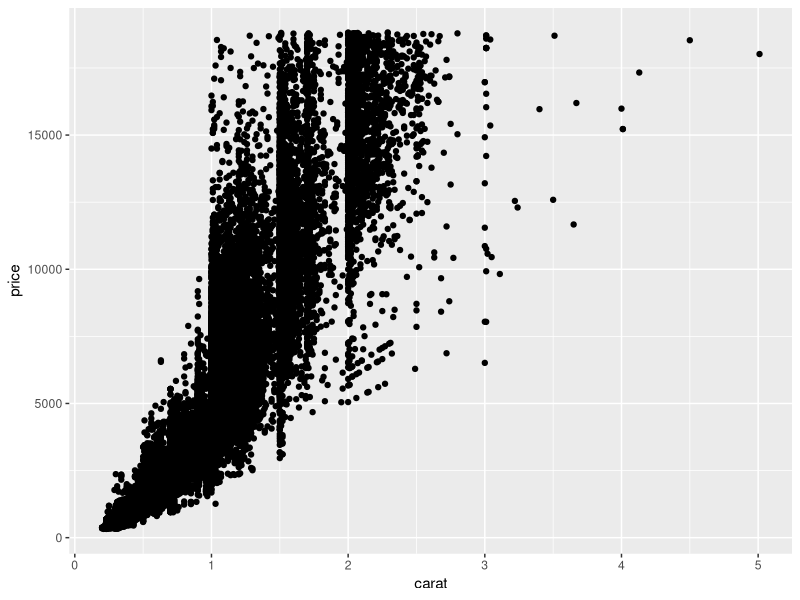
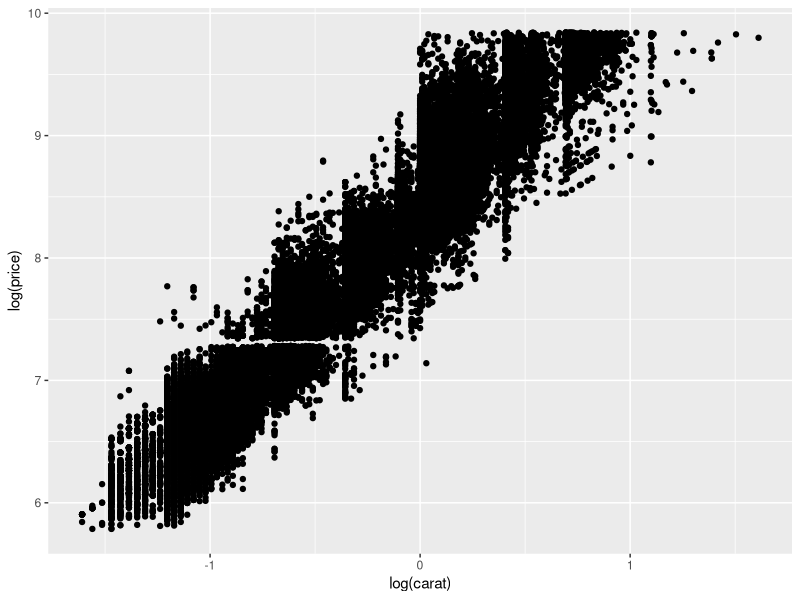
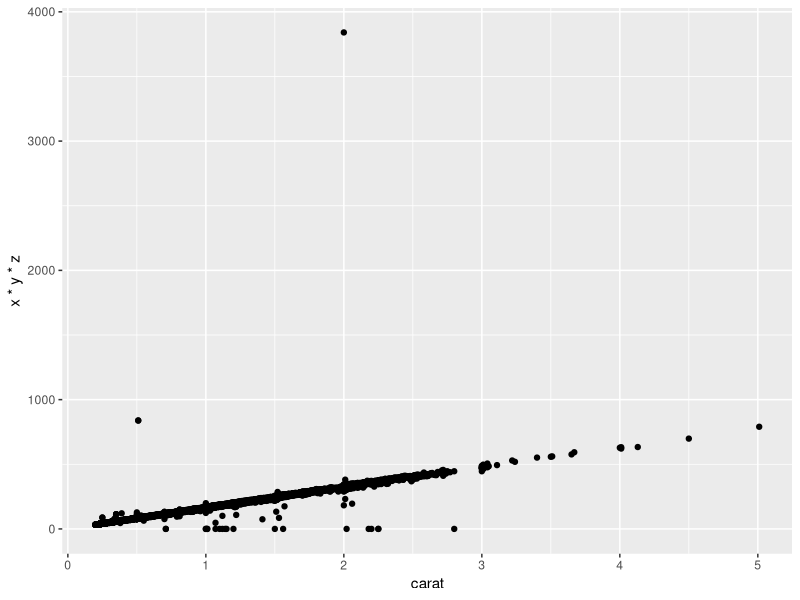
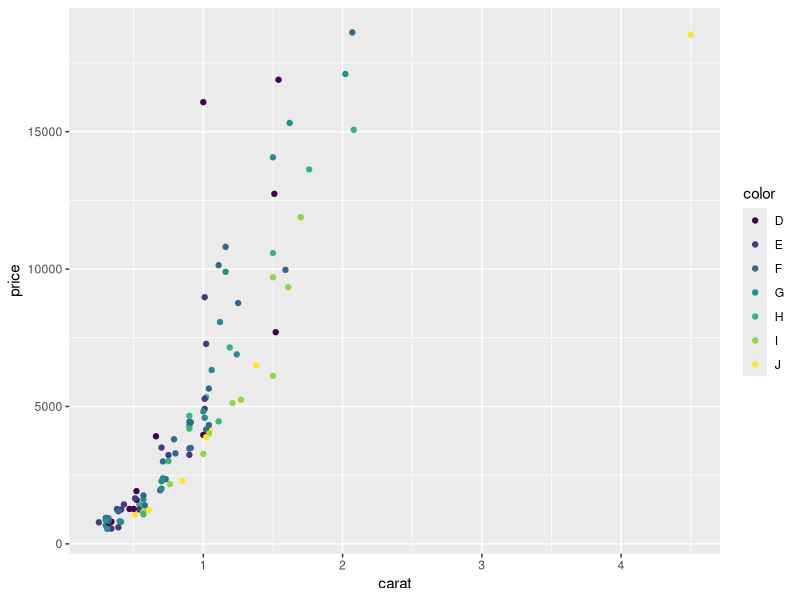
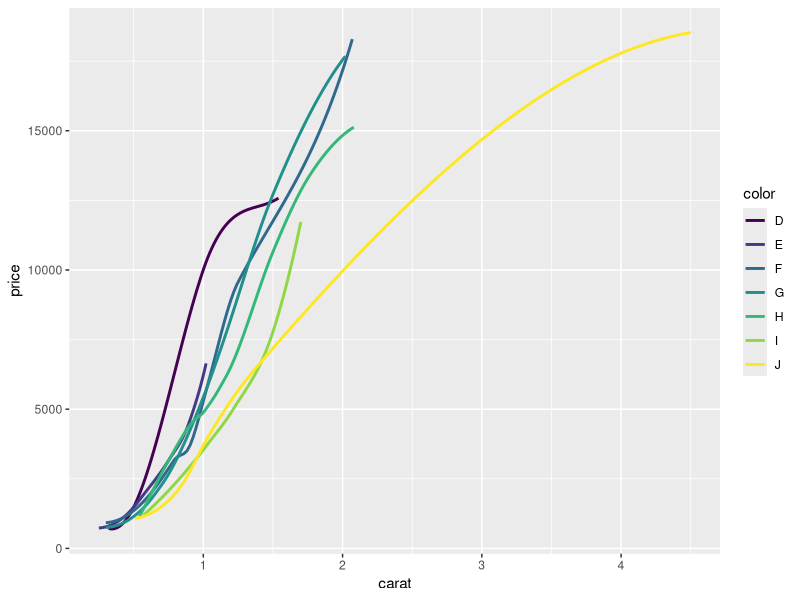
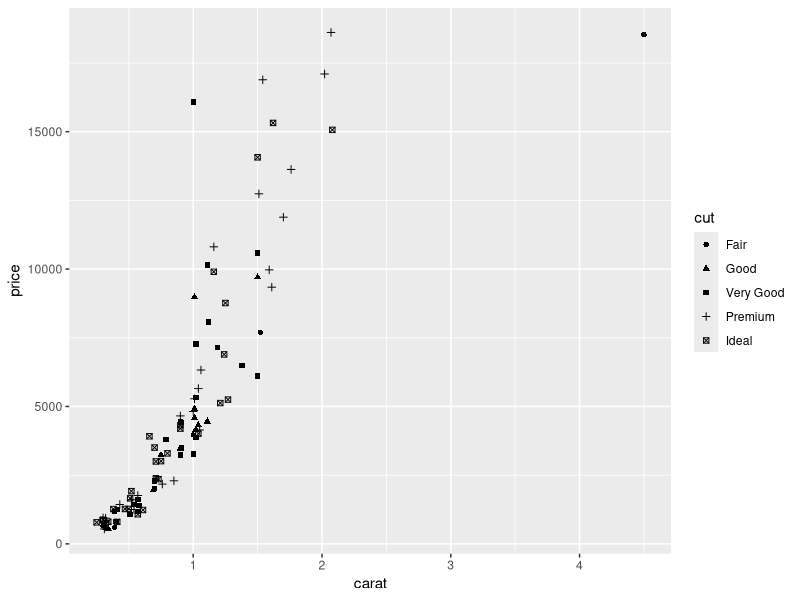
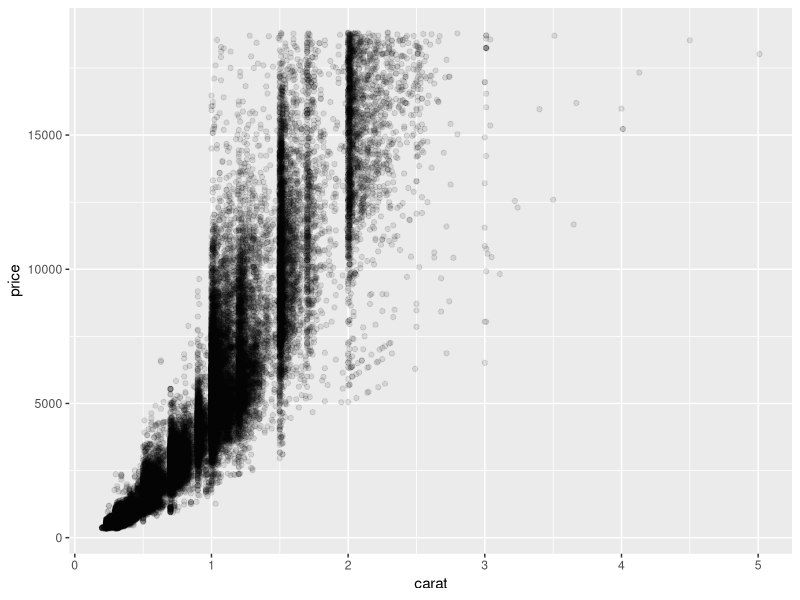
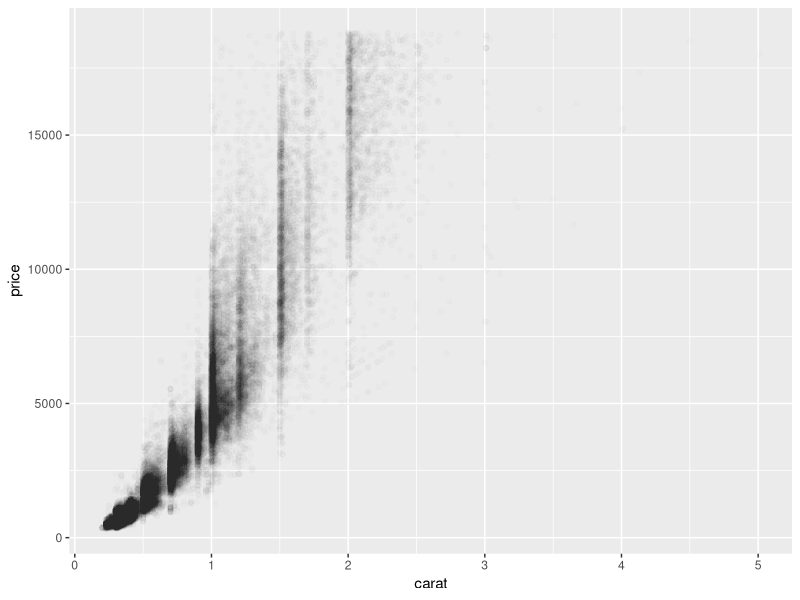

These figures' R source, in order: (Note: this script raises an error after producing the figures.)
library(ggplot2)
set.seed(1410)
dsmall <- diamonds[sample(nrow(diamonds), 100), ]
qplot(carat, price, data = diamonds)
qplot(log(carat), log(price), data = diamonds)
qplot(carat, x*y*z, data = diamonds)
qplot(carat, price, data = dsmall, colour = color)
qplot(carat, price, data = dsmall, colour = color, geom = c("smooth"), method="loess", se=FALSE)
qplot(carat, price, data = dsmall, shape = cut)
qplot(carat, price, data = diamonds, alpha = I(1/10))
qplot(carat, price, data = diamonds, alpha = I(1/100))
qplot(carat, price, data = diamonds, geom = c("point","smooth")) #grey line is confidence interval - to turn off, se=FALSE
qplot(carat, price, data = diamonds, geom = "boxplot")
qplot(carat, price, data = diamonds, geom = "line")

#single plot
myPlot = qplot(as.numeric(rownames(sytoxG_plate1)), as.numeric(Clofarabine), data = sytoxG_plate1, 
      xlab="Time Elapsed", ylab="Clofarabine", geom="line") 
myPlot + theme(panel.grid.major = element_blank(), panel.grid.minor = element_blank())

#smaller dataset
sm_dataset <- sytoxG_plate1[,1:2]

sm_dataset <- confluency_sytoxG_allPlates[1,2:25]
temp <- cbind(t(sm_dataset), as.data.frame(time_elapsed))
sm_dataset2 <- confluency_sytoxG_allPlates[2,2:25]
temp2 <- cbind(t(sm_dataset), as.data.frame(time_elapsed))
temp3 <- rbind(temp,temp2)

sm_ds_conf_syt <- confluency_sytoxG_allPlates[1,]

p = ggplot(data=sm_ds_conf_syt, aes(x=time_elapsed, y=sm_ds_conf_syt, group = 1)) + geom_line()

p0  <- 
  ggplot(temp3, aes(x=time_elapsed, y=1, group=)) +
  geom_line() +
  ggtitle("Temp curve")

p1 <- 
  ggplot(ChickWeight, aes(x=Time, y=weight, colour=Diet, group=Chick)) +
  geom_line() +
  ggtitle("Growth curve for individual chicks")

temp <- confluency_sytoxG_all_plates_for_data_vis_w_selleck_info[46081:nrow(confluency_sytoxG_all_plates_for_data_vis_w_selleck_info),]
temp <- confluency_sytoxG_all_plates_for_data_vis_w_selleck_info[1:46080,]
p1 <- 
  ggplot(temp, aes(x=as.numeric(time_elapsed), y=as.numeric(raw_value), colour=Pathway, group=compound)) +
  geom_line() +
  ggtitle("Data Vis")
p1

ggplot(sytoxG_plate1, aes(date)) + 
  geom_line(aes(y = var0, colour = "var0")) + 
  geom_line(aes(y = var1, colour = "var1"))

p1 <- 
  ggplot(ChickWeight, aes(x=Time, y=weight, colour=Diet, group=Chick)) +
  geom_line() +
  ggtitle("Growth curve for individual chicks")